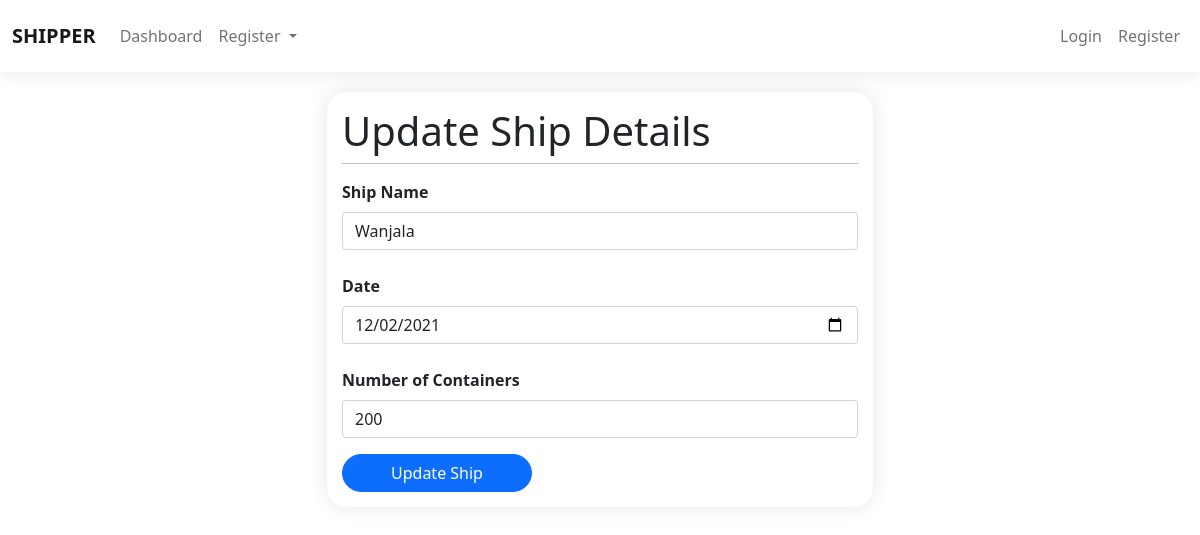
The page /ship/ship/edit/9/ on the database its author committed.
### ship/models.py (models this page shows, shortened)
class Ship(models.Model):
    name = models.TextField(blank=True, null=True, max_length=200)
    date = models.DateField()
    no_of_containers = models.CharField(max_length=10, blank=True, null=True)
    date_created = models.DateTimeField(auto_now_add=True)

### ship/views.py (the view)
# urls.py: path('ship/edit/<str:pk>/', editship, name='editship'),
def editship(request, pk):
    ship = get_object_or_404(Ship, id=pk)
    shipform = CreateShipForm(request.POST or None, request.FILES or None, instance=ship)
    if request.method == 'POST':
        if shipform.is_valid:
            shipform.save()
            messages.success(request, 'The ship has been updated successfully')
        else:
            messages.error(request, 'Updating the ship failed')
    context = {
        'page': 'cont-reg',
        'shipform': shipform
    }
    return render(request, template_name='admin_/shipment/editship.html', context=context)

### ship/forms.py
class CreateShipForm(forms.ModelForm):
    name = forms.CharField(
        widget=forms.TextInput(
            attrs={'class': 'form-control shadow-none', 'placeholder': 'Ship Name'}),
        label='Ship Name')
    date = forms.CharField(
        widget=forms.TextInput(
            attrs={'class': 'form-control shadow-none', 'type': 'date'}),
        label='Date')
    no_of_containers = forms.CharField(
        widget=forms.TextInput(
            attrs={'class': 'form-control shadow-none', 'placeholder': 'No of Containers'}),
        label='Number of Containers')
    class Meta:
        model = Ship
        fields = ['name', 'date', 'no_of_containers']

### templates/admin_/shipment/editship.html (shortened to what this page needs)
{% extends './../components/base.html' %}
{% load static %}
{% block content %}
  <div class="container">
    <div class="row">
      <div class="col-md-6 offset-md-3">
        <div class="form-holder">
          <h1>Update Ship Details</h1>
          <hr class="dropdown-divider">
          <form method="POST">
            {% for field in shipform %}
                <div class="mb-3">
                    <label for="{{ field.id_for_label }}" class="my-2"><strong>{{field.label}}</strong></label>
                    {{field}}
                </div>
            {% endfor %}
            <button type="submit" class="btn btn-primary rounded-pill px-5">Update Ship</button>
          </form>
        </div>
      </div>
    </div>
  </div>
{% endblock content %}

### static/css/style.css (style rules this page uses)
.form-holder, .common-card { border-radius: 20px; background: #fff; padding: 15px; box-shadow: 0px 0px 20px rgba(0, 0, 0, 0.1); margin-top: 20px; }

### rows shown on the page
Ship: shipform "Wanjala" "12/02/2021" "200"

### other values the page prints
{{ field.label }} "Ship Name" "Date" "Number of Containers"
